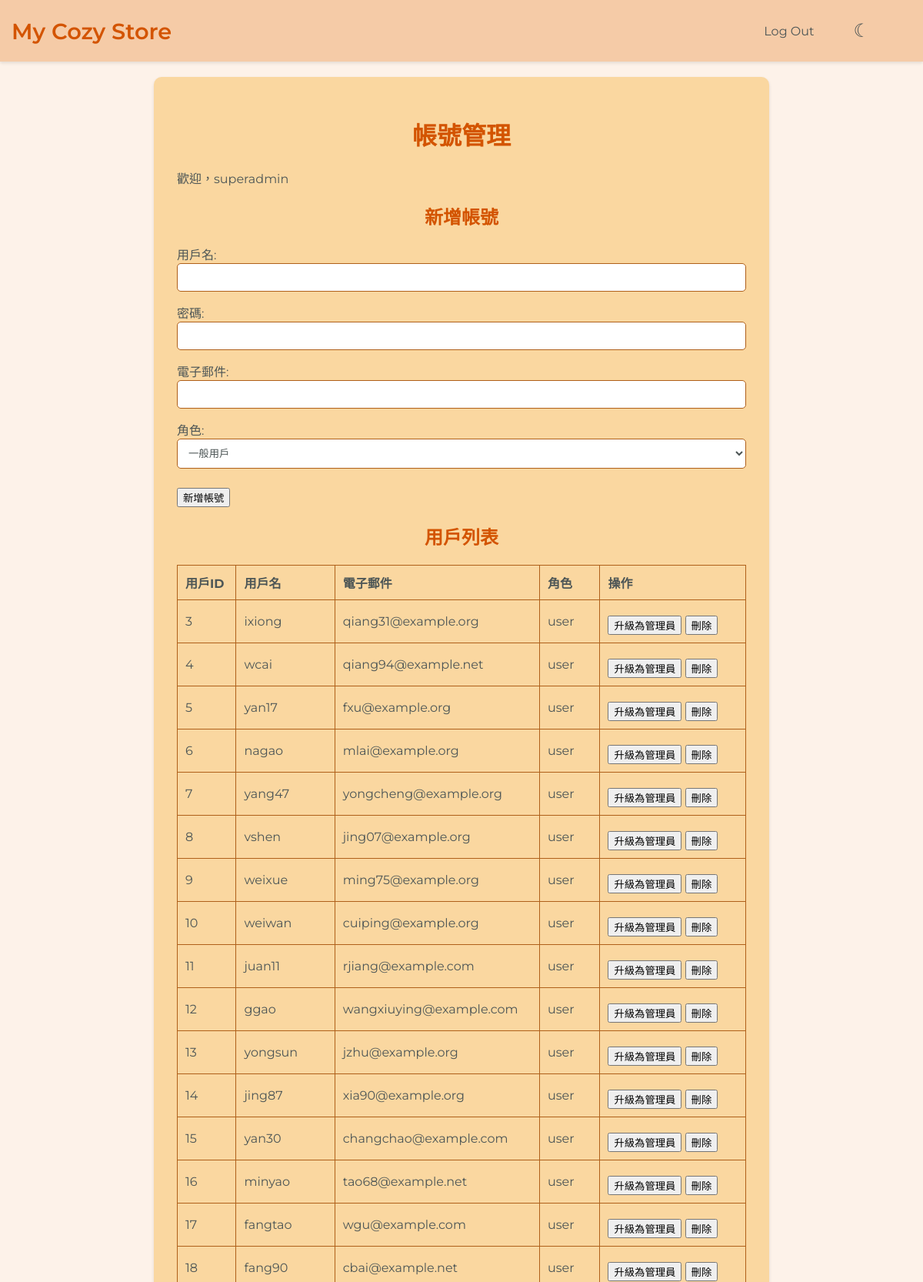
Screenshot of /admin/manage_users (signed in, upper part) with the database file from the repository.
### tables this page shows
CREATE TABLE Users (
            UserID INTEGER PRIMARY KEY AUTOINCREMENT,
            Username TEXT NOT NULL UNIQUE,
            Password TEXT NOT NULL,
            Email TEXT NOT NULL UNIQUE,
            Role TEXT NOT NULL CHECK (Role IN ('user', 'admin', 'superadmin'))
        );

### app.py (the view, shortened to what this page needs)
@app.route('/admin/manage_users', methods=['GET', 'POST'])
def manage_users():
    if 'user_id' not in session:
        flash('請先登入', 'danger')
        return redirect(url_for('login'))
    if session.get('role') != 'superadmin':
        flash('請以管理員身份登入', 'danger')
        return redirect(url_for('login'))
    conn = get_db_connection()
    cursor = conn.cursor()
    cursor.execute("SELECT * FROM Users WHERE UserID != ?", (session['user_id'],))
    users = cursor.fetchall()
    conn.close()
    return render_template('manage_users.html', users=users)

### app.py (called while the page is built)
def get_db_connection():
    conn = sqlite3.connect('mall.db')
    conn.row_factory = sqlite3.Row
    return conn

### templates/manage_users.html (shortened to what this page needs)
<!DOCTYPE html>
<html lang="zh-Hant">
<head>
    <link rel="stylesheet" href="{{ url_for('static', filename='styles.css') }}">
</head>
<body onload="initializeTheme()">
    <nav class="navbar">
        <div class="navbar-brand">My Cozy Store</div>
        <div class="navbar-links">
            <a href="{{ url_for('logout') }}">Log Out</a>
            <button id="themeToggle" onclick="toggleTheme()">&#9790;</button>
        </div>
    </nav>
    <div class="container">
        <div class="main-content">
            <h1>帳號管理</h1>
            <p>歡迎，{{ session['username'] }}</p>
            <h2>新增帳號</h2>
            <form method="post">
                <label>用戶名:</label>
                <input type="text" name="new_username" required>
                <label>密碼:</label>
                <input type="password" name="new_password" required>
                <label>電子郵件:</label>
                <input type="email" name="new_email" required>
                <label>角色:</label>
                <select name="new_role" required>
                    <option value="user">一般用戶</option>
                </select>
                <input type="submit" value="新增帳號">
            </form>
            <h2>用戶列表</h2>
            <table>
                <tr>
                    <th>用戶ID</th>
                    <th>用戶名</th>
                    <th>電子郵件</th>
                    <th>角色</th>
                    <th>操作</th>
                </tr>
                {% for user in users %}
                <tr>
                    <td>{{ user['UserID'] }}</td>
                    <td>{{ user['Username'] }}</td>
                    <td>{{ user['Email'] }}</td>
                    <td>{{ user['Role'] }}</td>
                    <td>
                        {% if user['Role'] == 'user' %}
                            <form method="post" style="display:inline;">
                                <input type="submit" value="升級為管理員">
                            </form>
                        {% elif user['Role'] == 'admin' %}
                            <form method="post" style="display:inline;">
                                <input type="hidden" name="action" value="demote">
                                <input type="hidden" name="user_id" value="{{ user['UserID'] }}">
                                <input type="submit" value="降級為一般用戶">
                            </form>
                        {% endif %}
                        <form method="post" style="display:inline;">
                            <input type="submit" value="刪除">
                        </form>
                    </td>
                </tr>
                {% endfor %}
            </table>
        </div>
    </div>
</body>
</html>

### static/styles.css (style rules this page uses)
:root { --primary-color: #D35400; --secondary-color: #AF601A; --background-color: #FDF2E9; --text-color: #4D5656; --navbar-background: #F5CBA7; --navbar-text-color: #4D5656; --card-background: #FAD7A0; --card-text-color: #4D5656; --accent-color: #A04000; --modal-background: #FFFFFF; --input-background: #FFFFFF; --suggestions-background: #FFFFFF; }
body { font-family: 'Montserrat', sans-serif; background-color: var(--background-color); color: var(--text-color); margin: 0; padding: 0; height: 100vh; overflow: hidden; transition: background-color 0.3s ease, color 0.3s ease; }
.navbar { background-color: var(--navbar-background); color: var(--navbar-text-color); padding: 15px; display: flex; justify-content: space-between; align-items: center; position: fixed; width: 100%; height: 80px; top: 0; left: 0; z-index: 1000; box-sizing: border-box; box-shadow: 0 2px 4px rgba(0, 0, 0, 0.1); transition: background-color 0.3s ease, color 0.3s ease; }
.navbar-brand { font-size: 1.8rem; font-weight: 600; color: var(--primary-color); }
.navbar-links { display: flex; align-items: center; gap: 15px; margin-right: 30px; }
.navbar-links a { color: var(--navbar-text-color); text-decoration: none; padding: 8px 12px; border-radius: 5px; transition: background-color 0.3s ease; }
#themeToggle { background-color: transparent; border: none; color: var(--navbar-text-color); font-size: 1.5rem; cursor: pointer; transition: color 0.3s ease; }
.container { display: flex; height: calc(100vh - 80px); position: relative; top: 80px; transition: all 0.3s ease; }
.main-content { width: 60%; flex: 1; padding: 20px; height: calc(100vh - 80px); overflow-y: auto; box-sizing: border-box; transition: flex-basis 0.3s ease, opacity 0.3s ease; }
h1 { text-align: center; color: var(--primary-color); font-weight: 600; animation: fadeInDown 1s; }
button { padding: 12px 24px; border: none; background-color: var(--primary-color); color: #fff; border-radius: 5px; cursor: pointer; font-size: 1rem; transition: background-color 0.3s ease, transform 0.3s ease; }

### templates/manage_users.html (style rules this page uses)
.container { display: flex; justify-content: center; align-items: center; flex-direction: column; height: calc(100vh - 80px); padding: 20px; box-sizing: border-box; }
.main-content { width: 100%; max-width: 800px; background-color: var(--card-background); padding: 30px; border-radius: 10px; box-shadow: 0 2px 4px rgba(0,0,0,0.1); }
h1, h2 { text-align: center; color: var(--primary-color); }
form input[type="text"], form input[type="password"], form input[type="email"], form select { width: 100%; box-sizing: border-box; padding: 10px; margin-bottom: 15px; border: 1px solid var(--secondary-color); border-radius: 5px; background-color: var(--input-background); color: var(--text-color); }
form input[type="submit"] { margin-top: 10px; }
table { width: 100%; margin-top: 20px; border-collapse: collapse; }
table th, table td { border: 1px solid var(--secondary-color); padding: 10px; text-align: left; }

### rows the page displays
Users: UserID "3", Username "ixiong", Email "qiang31@example.org", Role "user"
Users: UserID "4", Username "wcai", Email "qiang94@example.net", Role "user"
Users: UserID "5", Username "yan17", Email "fxu@example.org", Role "user"
Users: UserID "6", Username "nagao", Email "mlai@example.org", Role "user"
Users: UserID "7", Username "yang47", Email "yongcheng@example.org", Role "user"
Users: UserID "8", Username "vshen", Email "jing07@example.org", Role "user"
Users: UserID "9", Username "weixue", Email "ming75@example.org", Role "user"
Users: UserID "10", Username "weiwan", Email "cuiping@example.org", Role "user"
Users: UserID "11", Username "juan11", Email "rjiang@example.com", Role "user"
Users: UserID "12", Username "ggao", Email "wangxiuying@example.com", Role "user"
Users: UserID "13", Username "yongsun", Email "jzhu@example.org", Role "user"
Users: UserID "14", Username "jing87", Email "xia90@example.org", Role "user"
Users: UserID "15", Username "yan30", Email "changchao@example.com", Role "user"
Users: UserID "16", Username "minyao", Email "tao68@example.net", Role "user"
Users: UserID "17", Username "fangtao", Email "wgu@example.com", Role "user"
Users: UserID "18", Username "fang90", Email "cbai@example.net", Role "user"

### other values shown
{{ session['username'] }} "superadmin"
